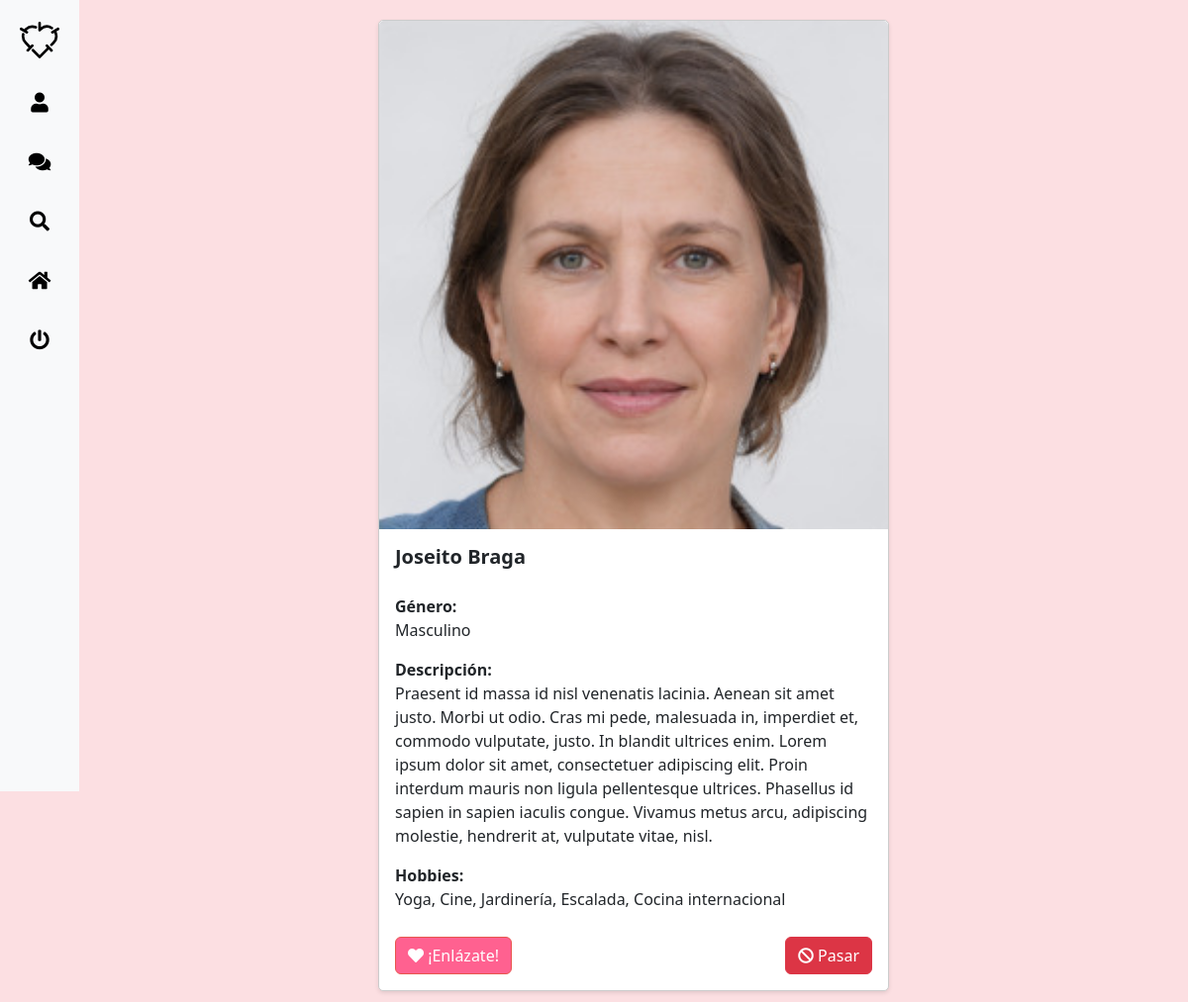
/explorar.php (signed in), run on the app's committed database.
### tables this page shows
CREATE TABLE `twn_users` (
  `id` int(11) NOT NULL,
  `first_name` varchar(64) NOT NULL,
  `last_name` varchar(64) DEFAULT NULL,
  `gender_id` varchar(3) DEFAULT NULL,
  `description` text DEFAULT NULL,
  `screen_name` varchar(64) NOT NULL,
  `email` varchar(64) NOT NULL,
  `gold_sub` tinyint(1) NOT NULL DEFAULT 0,
  `password` varchar(64) NOT NULL,
  `is_banned` tinyint(4) NOT NULL,
  `confirmation_code` varchar(255) DEFAULT NULL,
  `hobbies` varchar(255) DEFAULT NULL
);

CREATE TABLE `twn_genders` (
  `id` varchar(3) NOT NULL,
  `name` varchar(32) NOT NULL
);

### models/user_model.php (called while the page is built, shortened)
<?php
class UserModel
{
    private $conn;
    function __construct($conn)
    {
        $this->conn = $conn;
    }
    public function getRejectedProfiles($userId)
    {
        $query = "SELECT user2_id FROM twn_rejects WHERE user1_id = $userId
                  UNION
                  SELECT user1_id FROM twn_rejects WHERE user2_id = $userId";
        $result = mysqli_query($this->conn, $query);
        if ($result && mysqli_num_rows($result) > 0) {
            $rejectedProfiles = [];
            while ($row = mysqli_fetch_assoc($result)) {
                $rejectedProfiles[] = $row['user2_id'];
            }
            return $rejectedProfiles;
        } else {
            return [];
        }
    }
    public function getAcceptedProfiles($userId)
    {
        $query = "SELECT user2_id FROM twn_matches WHERE user1_id = $userId";
        $result = mysqli_query($this->conn, $query);
        if ($result && mysqli_num_rows($result) > 0) {
            $acceptedProfiles = [];
            while ($row = mysqli_fetch_assoc($result)) {
                $acceptedProfiles[] = $row['user2_id'];
            }
            return $acceptedProfiles;
        } else {
            return [];
        }
    }
    private function hasInterestedIn($userId)
    {
        $interestedInQuery = "SELECT gender_id FROM twn_interested_in WHERE user_id = ?";
        $stmtInterestedIn = $this->conn->prepare($interestedInQuery);
        $stmtInterestedIn->bind_param("i", $userId);
        $stmtInterestedIn->execute();
        $interestedInResult = $stmtInterestedIn->get_result();
        if ($interestedInResult && $interestedInResult->num_rows > 0) {
            $interestedInRow = $interestedInResult->fetch_assoc();
            return $interestedInRow['gender_id'];
        }
        return "";
    }
    private function hasHobbies($userId)
    {
        $hobbiesQuery = "SELECT hobbies FROM twn_users WHERE id = ?";
        $stmtHobbies = $this->conn->prepare($hobbiesQuery);
        $stmtHobbies->bind_param("i", $userId);
        $stmtHobbies->execute();
        $hobbiesResult = $stmtHobbies->get_result();
        if ($hobbiesResult && $hobbiesResult->num_rows > 0) {
            $hobbiesRow = $hobbiesResult->fetch_assoc();
            return $hobbiesRow['hobbies'];
        }
        return "";
    }
    public function getRandomProfile($userId, $attempt = 0)
    {
        $rejectedProfiles = $this->getRejectedProfiles($userId);
        $acceptedProfiles = $this->getAcceptedProfiles($userId);
        $interestedInGenderId = $this->hasInterestedIn($userId);
        $userHobbies = $this->hasHobbies($userId);
        $randomProfile = $this->getRandomProfileWithFilters($userId, $interestedInGenderId, $userHobbies, $rejectedProfiles, $acceptedProfiles);
        return $randomProfile;
    }
    private function getRandomProfileWithFilters($userId, $interestedInGenderId, $userHobbies, $rejectedProfiles, $acceptedProfiles)
    {
        $randomProfileQuery = "SELECT u.*, p.link, g.name AS gender_name
                               FROM twn_users u
                               JOIN twn_user_photo p ON u.id = p.user_id
                               JOIN twn_genders g ON u.gender_id = g.id
                               WHERE u.id != ?";
        $params = [$userId];
        $paramTypes = "i";
        if (!empty($interestedInGenderId)) {
            if ($interestedInGenderId == "B") {
                $randomProfileQuery .= " AND (u.gender_id = 'M' OR u.gender_id = 'F')";
            } else {
                $randomProfileQuery .= " AND u.gender_id = ?";
                $params[] = $interestedInGenderId;
                $paramTypes .= "s";
            }
        }
        if (!empty($userHobbies)) {
            $randomProfileQuery .= " AND (";
            $hobbiesArray = explode(",", $userHobbies);
            $numHobbies = count($hobbiesArray);
            for ($i = 0; $i < $numHobbies; $i++) {
                $cleanedHobby = mb_strtolower(trim($hobbiesArray[$i]));
                $cleanedHobby = str_replace(
                    ['á', 'é', 'í', 'ó', 'ú', 'ü'],
                    ['a', 'e', 'i', 'o', 'u', 'u'],
                    $cleanedHobby
                );
                $randomProfileQuery .= "LOWER(u.hobbies) LIKE ?";
                $params[] = "%" . $cleanedHobby . "%";
                $paramTypes .= "s";
                if ($i < $numHobbies - 1) {
                    $randomProfileQuery .= " OR ";
                }
            }
            $randomProfileQuery .= ")";
        }
        $randomProfileQuery .= " ORDER BY RAND()";
        $stmtRandomProfile = $this->conn->prepare($randomProfileQuery);
        $stmtRandomProfile->bind_param($paramTypes, ...$params);
        $stmtRandomProfile->execute();
        $randomProfileResult = $stmtRandomProfile->get_result();
        $blockedAndAcceptedProfiles = array_merge($rejectedProfiles, $acceptedProfiles);
        while ($row = $randomProfileResult->fetch_assoc()) {
            if (!in_array($row['id'], $blockedAndAcceptedProfiles)) {
                return $row;
            }
        }
        return null;
    }
    public function checkBan()
    {
        if (empty($_SESSION["email"])) {
            header("Location: index.php");
            exit;
        } else {
            $email = $_SESSION["email"];
            $sql = "SELECT * FROM twn_users WHERE email = ?";
            $stmt = $this->conn->prepare($sql);
            if ($stmt) {
                $stmt->bind_param('s', $email);
                $stmt->execute();
                $result = $stmt->get_result();
            } else {
            }
        }
    }
}

### explorar.php (the view, shortened to what this page needs)
<?php
require_once "models/user_model.php";
$userModel = new UserModel($conn);
$userModel->checkBan();
$randomProfile = $userModel->getRandomProfile($_SESSION["user_id"]);
?>
<!DOCTYPE html>
<html lang="es">
<head>
    <link rel="stylesheet" type="text/css" href="helpers/bootstrap-5.3.0-alpha1-dist/css/bootstrap.min.css" />
    <link rel="stylesheet" href="https://cdnjs.cloudflare.com/ajax/libs/font-awesome/5.15.4/css/all.min.css">
    <link rel="stylesheet" type="text/css" href="style.css" />
    <link rel="stylesheet" href="https://cdnjs.cloudflare.com/ajax/libs/toastr.js/latest/css/toastr.min.css">
</head>
<body>
    <div class="sidebar" id="sidebar">
        <div class="sidebar-logo">
            <a href="home.php">
                <img src="images/logo_vf.svg">
            </a>
        </div>
        <ul class="sidebar-icons">
            <li>
                <a href="perfil.php">
                    <span class="icon"><i class="fas fa-user"></i></span>
                </a>
            </li>
            <li>
                <a href="chats.php">
                    <span class="icon"><i class="fas fa-comments"></i></span>
                </a>
            </li>
            <li>
                <a href="explorar.php">
                    <span class="icon"><i class="fas fa-search"></i></span>
                </a>
            </li>
            <li>
                <a href="index.php">
                    <span class="icon"><i class="fas fa-home"></i></span>
                </a>
            </li>
            <li>
                <a href="logout.php">
                    <span class="icon"><i class="fas fa-power-off"></i></span>
                </a>
            </li>
        </ul>
    </div>
    <div class="content">
        <div class="container">
            <div class="row justify-content-center">
                <div class="col-md-6">
                    <div class="card-deck">
                        <?php if ($randomProfile) : ?>
                            <div class="card">
                                <img style="display: block; margin: 0 auto;" src="<?php echo $randomProfile['link'] ? $randomProfile['link'] : 'chat_imgs/user_pics/default.png'; ?>" class="card-img-top" alt="Foto de perfil">
                                <div class="card-body">
                                    <h5 class="card-title">
                                        <strong>
                                            <p id="pfname"><?php echo $randomProfile['first_name'] . " " . $randomProfile['last_name']; ?></p>
                                        </strong>
                                    </h5>
                                    <strong>Género: </strong>
                                    <p id="gender"><?php echo $randomProfile['gender_name']; ?></p>
                                    <div class="form-group card-description">
                                        <strong>Descripción:</strong><br />
                                        <p id="description"> <?php echo $randomProfile['description']; ?></p>
                                    </div>
                                    <div class="form-group card-description">
                                        <strong>Hobbies:</strong><br />
                                        <p id="hobbies"> <?php echo $randomProfile['hobbies']; ?></p>
                                    </div>
                                    <div class="card-buttons">
                                        <button id="mBtn" data-profile-id="<?php echo $randomProfile['id']; ?>" onclick="matchProfile(this)" class="btn btn-primary">
                                            <i class="fas fa-heart"></i> ¡Enlázate!
                                        </button>
                                        <button id="rBtn" data-profile-id="<?php echo $randomProfile['id']; ?>" onclick="rejectProfile(this)" class="btn btn-danger">
                                            <i class="fas fa-ban"></i> Pasar
                                        </button>
                                    </div>
                                </div>
                            </div>
                        <?php else : ?>
                            <p>No se encontraron perfiles disponibles.</p>
                        <?php endif; ?>
                    </div>
                </div>
            </div>
        </div>
    </div>
</body>
</html>

### style.css (style rules this page uses)
body { margin: 0; }
.btn-primary { --bs-btn-color: #fff; --bs-btn-bg: #ff6190; --bs-btn-border-color: #E8564D; --bs-btn-hover-color: #fff; --bs-btn-hover-bg: #940242; --bs-btn-hover-border-color: #ff6190; --bs-btn-focus-shadow-rgb: 49, 132, 253; --bs-btn-active-color: #fff; --bs-btn-active-bg: #ff92c6; --bs-btn-active-border-color: #940242; --bs-btn-active-shadow: inset 0 3px 5px #00000020; --bs-btn-disabled-color: #fff; --bs-btn-disabled-bg: #ffbfe9; --bs-btn-disabled-border-color: #fd84d3; }

### explorar.php (style rules this page uses)
body { margin: 0; padding: 0; background-color: #fcdfe2; }
.sidebar { position: fixed; top: 0; left: 0; height: 100vh; width: 80px; background-color: #f8f9fa; transition: width 0.3s ease-in-out; z-index: 999; }
.sidebar-logo { text-align: center; padding: 20px; color: #000; font-size: 24px; }
.sidebar-icons { padding: 20px; list-style: none; margin: 0; padding: 0; }
.sidebar-icons li { margin-bottom: 10px; text-align: center; }
.sidebar-icons a { color: #000; font-size: 20px; display: inline-block; vertical-align: middle; text-decoration: none; padding: 10px; display: flex; align-items: center; justify-content: center; }
.content { margin-left: 80px; padding: 20px; display: flex; justify-content: center; align-items: center; }
.card { margin-bottom: 20px; border: 1px solid #ccc; border-radius: 5px; box-shadow: 0 2px 4px rgba(0, 0, 0, 0.1); max-width: 600px; }
.card-body { display: flex; flex-direction: column; justify-content: space-between; }
.card-title { font-size: 20px; margin-bottom: 10px; }
.card-description { flex-grow: 1; }
.card-buttons { display: flex; justify-content: space-between; margin-top: 10px; }

### data on the page
twn_users: first_name "Joseito", last_name "Braga", description "Praesent id massa id nisl venenatis lacinia. Aenean sit amet justo. Morbi ut odio. Cras mi pede, malesuada in, imperdiet et, commodo vulputate, justo. In blandit ultrices enim. Lorem ipsum dolor sit amet, consectetuer adipiscing elit. Proin interdum mauris non ligula pellentesque ultrices. Phasellus id sapien in sapien iaculis congue. Vivamus metus arcu, adipiscing molestie, hendrerit at, vulputate vitae, nisl.", hobbies "Yoga, Cine, Jardinería, Escalada, Cocina internacional"
twn_genders: name "Masculino"
